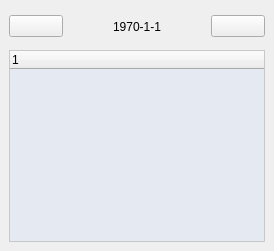
  <widget class="QDockWidget" name="dock_view_todo">
   <property name="floating">
    <bool>false</bool>
   </property>
   <property name="features">
    <set>QDockWidget::DockWidgetFeature::DockWidgetFloatable|QDockWidget::DockWidgetFeature::DockWidgetMovable</set>
   </property>
   <property name="allowedAreas">
    <set>Qt::DockWidgetArea::LeftDockWidgetArea|Qt::DockWidgetArea::RightDockWidgetArea</set>
   </property>
   <attribute name="dockWidgetArea">
    <number>1</number>
   </attribute>
   <widget class="QWidget" name="dockWidgetContents">
    <layout class="QGridLayout" name="gridLayout">
     <item row="0" column="0">
      <layout class="QHBoxLayout" name="horizontalLayout" stretch="2,5,2">
       <item>
        <widget class="QPushButton" name="btn_to_previousDay">
         <property name="text">
          <string/>
         </property>
         <property name="icon">
          <iconset resource="../../icons.qrc">
           <normaloff>:/icons/data/icons/left_arrow.png</normaloff>:/icons/data/icons/left_arrow.png</iconset>
         </property>
        </widget>
       </item>
       <item>
        <widget class="QLabel" name="label">
         <property name="minimumSize">
          <size>
           <width>0</width>
           <height>35</height>
          </size>
         </property>
         <property name="maximumSize">
          <size>
           <width>16777215</width>
           <height>35</height>
          </size>
         </property>
         <property name="text">
          <string>1970-1-1</string>
         </property>
         <property name="alignment">
          <set>Qt::AlignmentFlag::AlignCenter</set>
         </property>
        </widget>
       </item>
       <item>
        <widget class="QPushButton" name="btn_to_nextDay">
         <property name="text">
          <string/>
         </property>
         <property name="icon">
          <iconset resource="../../icons.qrc">
           <normaloff>:/icons/data/icons/right_arrow.png</normaloff>:/icons/data/icons/right_arrow.png</iconset>
         </property>
        </widget>
       </item>
      </layout>
     </item>
     <item row="1" column="0">
      <widget class="CCToDoTreeWidget" name="datetreeWidget_tasks">
       <property name="styleSheet">
        <string notr="true">/* 设置 QTreeWidget 整体背景颜色（反转颜色） */
QTreeWidget {
    background-color: rgb(228, 233, 242);  /* 设置柔和的浅蓝色背景 */
    border: 1px solid rgb(200, 200, 200);  /* 设置边框 */
    font: 12pt &quot;Microsoft YaHei&quot;;  /* 设置字体大小偏大，使用微软雅黑 */
}

/* 设置 QTreeWidget 项目（Item）的背景颜色（反转颜色） */
QTreeWidget::item {
    padding: 5px;  /* 设置项的内边距 */
    color: rgb(50, 50, 50);  /* 设置项的文字颜色 */
    height: 30px;  /* 设置行高为 30px */
    background-color: rgb(104, 191, 249);  /* 设置每个项的背景色为蓝色 */
}

/* 设置选中项的样式（反转选中背景色） */
QTreeWidget::item:!selected {
    background-color: rgb(228, 233, 242);  /* 设置选中项的背景色为浅蓝色 */
    color: black;  /* 设置选中项的文字颜色为白色 */
}

/* 设置复选框（indicator）的样式 */
QTreeWidget::indicator {
    width: 18px;
    height: 18px;
}

/* 设置复选框未选中时的样式 */
QTreeWidget::indicator:unchecked {
    border: 2px solid rgb(150, 150, 150);  /* 边框颜色 */
    background-color: rgb(255, 255, 255);  /* 背景色 */

}

/* 设置复选框选中时的样式 */
QTreeWidget::indicator:checked {
    border: 2px solid rgb(104, 191, 249);  /* 边框颜色 */
    background-color: rgb(104, 191, 249);  /* 背景色 */
    image: url(:/icons/treewidgetitem/data/icons/treewidgetitemicon/checked.png);  /* 选中状态的图片 */
}

QTreeWidget::indicator:indeterminate {
	border: 2px solid rgb(104, 191, 249);  /* 边框颜色 */
    background-color: rgb(104, 191, 249);  /* 背景色 */
	image: url(:/icons/treewidgetitem/data/icons/treewidgetitemicon/partially-check.png); /* 半选中的图片 */
}</string>
       </property>
       <property name="dragEnabled">
        <bool>true</bool>
       </property>
       <property name="dragDropMode">
        <enum>QAbstractItemView::DragDropMode::InternalMove</enum>
       </property>
       <property name="defaultDropAction">
        <enum>Qt::DropAction::MoveAction</enum>
       </property>
       <property name="wordWrap">
        <bool>false</bool>
       </property>
       <attribute name="headerStretchLastSection">
        <bool>true</bool>
       </attribute>
       <column>
        <property name="text">
         <string notr="true">1</string>
        </property>
       </column>
      </widget>
     </item>
    </layout>
   </widget>
  </widget>
